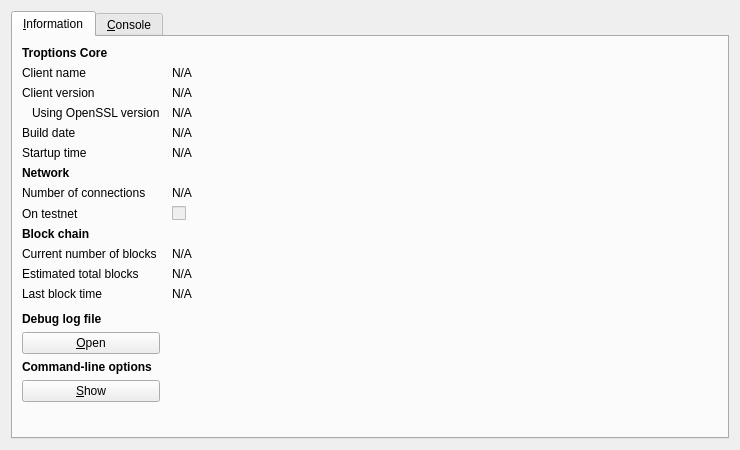
<?xml version="1.0" encoding="UTF-8"?>
<ui version="4.0">
 <class>RPCConsole</class>
 <widget class="QDialog" name="RPCConsole">
  <property name="geometry">
   <rect>
    <x>0</x>
    <y>0</y>
    <width>740</width>
    <height>450</height>
   </rect>
  </property>
  <property name="windowTitle">
   <string>Troptions - Debug window</string>
  </property>
  <layout class="QVBoxLayout" name="verticalLayout_2">
   <item>
    <widget class="QTabWidget" name="tabWidget">
     <property name="currentIndex">
      <number>0</number>
     </property>
     <widget class="QWidget" name="tab_info">
      <attribute name="title">
       <string>&amp;Information</string>
      </attribute>
      <layout class="QGridLayout" name="gridLayout" columnstretch="0,1">
       <property name="horizontalSpacing">
        <number>12</number>
       </property>
       <item row="0" column="0">
        <widget class="QLabel" name="label_9">
         <property name="font">
          <font>
           <weight>75</weight>
           <bold>true</bold>
          </font>
         </property>
         <property name="text">
          <string>Troptions Core</string>
         </property>
        </widget>
       </item>
       <item row="1" column="0">
        <widget class="QLabel" name="label_5">
         <property name="text">
          <string>Client name</string>
         </property>
        </widget>
       </item>
       <item row="1" column="1">
        <widget class="QLabel" name="clientName">
         <property name="cursor">
          <cursorShape>IBeamCursor</cursorShape>
         </property>
         <property name="text">
          <string>N/A</string>
         </property>
         <property name="textFormat">
          <enum>Qt::PlainText</enum>
         </property>
         <property name="textInteractionFlags">
          <set>Qt::LinksAccessibleByMouse|Qt::TextSelectableByKeyboard|Qt::TextSelectableByMouse</set>
         </property>
        </widget>
       </item>
       <item row="2" column="0">
        <widget class="QLabel" name="label_6">
         <property name="text">
          <string>Client version</string>
         </property>
        </widget>
       </item>
       <item row="2" column="1">
        <widget class="QLabel" name="clientVersion">
         <property name="cursor">
          <cursorShape>IBeamCursor</cursorShape>
         </property>
         <property name="text">
          <string>N/A</string>
         </property>
         <property name="textFormat">
          <enum>Qt::PlainText</enum>
         </property>
         <property name="textInteractionFlags">
          <set>Qt::LinksAccessibleByMouse|Qt::TextSelectableByKeyboard|Qt::TextSelectableByMouse</set>
         </property>
        </widget>
       </item>
       <item row="3" column="0">
        <widget class="QLabel" name="label_14">
         <property name="text">
          <string>Using OpenSSL version</string>
         </property>
         <property name="indent">
          <number>10</number>
         </property>
        </widget>
       </item>
       <item row="3" column="1">
        <widget class="QLabel" name="openSSLVersion">
         <property name="cursor">
          <cursorShape>IBeamCursor</cursorShape>
         </property>
         <property name="text">
          <string>N/A</string>
         </property>
         <property name="textFormat">
          <enum>Qt::PlainText</enum>
         </property>
         <property name="textInteractionFlags">
          <set>Qt::LinksAccessibleByMouse|Qt::TextSelectableByKeyboard|Qt::TextSelectableByMouse</set>
         </property>
        </widget>
       </item>
       <item row="4" column="0">
        <widget class="QLabel" name="label_12">
         <property name="text">
          <string>Build date</string>
         </property>
        </widget>
       </item>
       <item row="4" column="1">
        <widget class="QLabel" name="buildDate">
         <property name="cursor">
          <cursorShape>IBeamCursor</cursorShape>
         </property>
         <property name="text">
          <string>N/A</string>
         </property>
         <property name="textFormat">
          <enum>Qt::PlainText</enum>
         </property>
         <property name="textInteractionFlags">
          <set>Qt::LinksAccessibleByMouse|Qt::TextSelectableByKeyboard|Qt::TextSelectableByMouse</set>
         </property>
        </widget>
       </item>
       <item row="5" column="0">
        <widget class="QLabel" name="label_13">
         <property name="text">
          <string>Startup time</string>
         </property>
        </widget>
       </item>
       <item row="5" column="1">
        <widget class="QLabel" name="startupTime">
         <property name="cursor">
          <cursorShape>IBeamCursor</cursorShape>
         </property>
         <property name="text">
          <string>N/A</string>
         </property>
         <property name="textFormat">
          <enum>Qt::PlainText</enum>
         </property>
         <property name="textInteractionFlags">
          <set>Qt::LinksAccessibleByMouse|Qt::TextSelectableByKeyboard|Qt::TextSelectableByMouse</set>
         </property>
        </widget>
       </item>
       <item row="6" column="0">
        <widget class="QLabel" name="label_11">
         <property name="font">
          <font>
           <weight>75</weight>
           <bold>true</bold>
          </font>
         </property>
         <property name="text">
          <string>Network</string>
         </property>
        </widget>
       </item>
       <item row="7" column="0">
        <widget class="QLabel" name="label_7">
         <property name="text">
          <string>Number of connections</string>
         </property>
        </widget>
       </item>
       <item row="7" column="1">
        <widget class="QLabel" name="numberOfConnections">
         <property name="cursor">
          <cursorShape>IBeamCursor</cursorShape>
         </property>
         <property name="text">
          <string>N/A</string>
         </property>
         <property name="textFormat">
          <enum>Qt::PlainText</enum>
         </property>
         <property name="textInteractionFlags">
          <set>Qt::LinksAccessibleByMouse|Qt::TextSelectableByKeyboard|Qt::TextSelectableByMouse</set>
         </property>
        </widget>
       </item>
       <item row="8" column="0">
        <widget class="QLabel" name="label_8">
         <property name="text">
          <string>On testnet</string>
         </property>
        </widget>
       </item>
       <item row="8" column="1">
        <widget class="QCheckBox" name="isTestNet">
         <property name="enabled">
          <bool>false</bool>
         </property>
         <property name="text">
          <string/>
         </property>
        </widget>
       </item>
       <item row="9" column="0">
        <widget class="QLabel" name="label_10">
         <property name="font">
          <font>
           <weight>75</weight>
           <bold>true</bold>
          </font>
         </property>
         <property name="text">
          <string>Block chain</string>
         </property>
        </widget>
       </item>
       <item row="10" column="0">
        <widget class="QLabel" name="label_3">
         <property name="text">
          <string>Current number of blocks</string>
         </property>
        </widget>
       </item>
       <item row="10" column="1">
        <widget class="QLabel" name="numberOfBlocks">
         <property name="cursor">
          <cursorShape>IBeamCursor</cursorShape>
         </property>
         <property name="text">
          <string>N/A</string>
         </property>
         <property name="textFormat">
          <enum>Qt::PlainText</enum>
         </property>
         <property name="textInteractionFlags">
          <set>Qt::LinksAccessibleByMouse|Qt::TextSelectableByKeyboard|Qt::TextSelectableByMouse</set>
         </property>
        </widget>
       </item>
       <item row="11" column="0">
        <widget class="QLabel" name="label_4">
         <property name="text">
          <string>Estimated total blocks</string>
         </property>
        </widget>
       </item>
       <item row="11" column="1">
        <widget class="QLabel" name="totalBlocks">
         <property name="cursor">
          <cursorShape>IBeamCursor</cursorShape>
         </property>
         <property name="text">
          <string>N/A</string>
         </property>
         <property name="textFormat">
          <enum>Qt::PlainText</enum>
         </property>
         <property name="textInteractionFlags">
          <set>Qt::LinksAccessibleByMouse|Qt::TextSelectableByKeyboard|Qt::TextSelectableByMouse</set>
         </property>
        </widget>
       </item>
       <item row="12" column="0">
        <widget class="QLabel" name="label_2">
         <property name="text">
          <string>Last block time</string>
         </property>
        </widget>
       </item>
       <item row="12" column="1">
        <widget class="QLabel" name="lastBlockTime">
         <property name="cursor">
          <cursorShape>IBeamCursor</cursorShape>
         </property>
         <property name="text">
          <string>N/A</string>
         </property>
         <property name="textFormat">
          <enum>Qt::PlainText</enum>
         </property>
         <property name="textInteractionFlags">
          <set>Qt::LinksAccessibleByMouse|Qt::TextSelectableByKeyboard|Qt::TextSelectableByMouse</set>
         </property>
        </widget>
       </item>
       <item row="13" column="0">
        <spacer name="verticalSpacer_2">
         <property name="orientation">
          <enum>Qt::Vertical</enum>
         </property>
         <property name="sizeHint" stdset="0">
          <size>
           <width>20</width>
           <height>20</height>
          </size>
         </property>
        </spacer>
       </item>
       <item row="14" column="0">
        <widget class="QLabel" name="labelDebugLogfile">
         <property name="font">
          <font>
           <weight>75</weight>
           <bold>true</bold>
          </font>
         </property>
         <property name="text">
          <string>Debug log file</string>
         </property>
        </widget>
       </item>
       <item row="15" column="0">
        <widget class="QPushButton" name="openDebugLogfileButton">
         <property name="toolTip">
          <string>Open the Troptions debug log file from the current data directory. This can take a few seconds for large log files.</string>
         </property>
         <property name="text">
          <string>&amp;Open</string>
         </property>
         <property name="autoDefault">
          <bool>false</bool>
         </property>
        </widget>
       </item>
       <item row="16" column="0">
        <widget class="QLabel" name="labelCLOptions">
         <property name="font">
          <font>
           <weight>75</weight>
           <bold>true</bold>
          </font>
         </property>
         <property name="text">
          <string>Command-line options</string>
         </property>
        </widget>
       </item>
       <item row="17" column="0">
        <widget class="QPushButton" name="showCLOptionsButton">
         <property name="toolTip">
          <string>Show the Troptions-Qt help message to get a list with possible Troptions command-line options.</string>
         </property>
         <property name="text">
          <string>&amp;Show</string>
         </property>
         <property name="autoDefault">
          <bool>false</bool>
         </property>
        </widget>
       </item>
       <item row="18" column="0">
        <spacer name="verticalSpacer">
         <property name="orientation">
          <enum>Qt::Vertical</enum>
         </property>
         <property name="sizeHint" stdset="0">
          <size>
           <width>20</width>
           <height>40</height>
          </size>
         </property>
        </spacer>
       </item>
      </layout>
     </widget>
     <widget class="QWidget" name="tab_console">
      <attribute name="title">
       <string>&amp;Console</string>
      </attribute>
      <layout class="QVBoxLayout" name="verticalLayout_3">
       <property name="spacing">
        <number>3</number>
       </property>
       <item>
        <widget class="QTextEdit" name="messagesWidget">
         <property name="minimumSize">
          <size>
           <width>0</width>
           <height>100</height>
          </size>
         </property>
         <property name="readOnly">
          <bool>true</bool>
         </property>
         <property name="tabKeyNavigation" stdset="0">
          <bool>false</bool>
         </property>
         <property name="columnCount" stdset="0">
          <number>2</number>
         </property>
        </widget>
       </item>
       <item>
        <layout class="QHBoxLayout" name="horizontalLayout">
         <property name="spacing">
          <number>3</number>
         </property>
         <item>
          <widget class="QLabel" name="label">
           <property name="text">
            <string notr="true">&gt;</string>
           </property>
          </widget>
         </item>
         <item>
          <widget class="QLineEdit" name="lineEdit"/>
         </item>
         <item>
          <widget class="QPushButton" name="clearButton">
           <property name="maximumSize">
            <size>
             <width>24</width>
             <height>24</height>
            </size>
           </property>
           <property name="toolTip">
            <string>Clear console</string>
           </property>
           <property name="text">
            <string/>
           </property>
           <property name="icon">
            <iconset resource="../bitcoin.qrc">
             <normaloff>:/icons/remove</normaloff>:/icons/remove</iconset>
           </property>
           <property name="shortcut">
            <string notr="true">Ctrl+L</string>
           </property>
           <property name="autoDefault">
            <bool>false</bool>
           </property>
          </widget>
         </item>
        </layout>
       </item>
      </layout>
     </widget>
    </widget>
   </item>
  </layout>
 </widget>
 <resources>
  <include location="../bitcoin.qrc"/>
 </resources>
 <connections/>
</ui>
